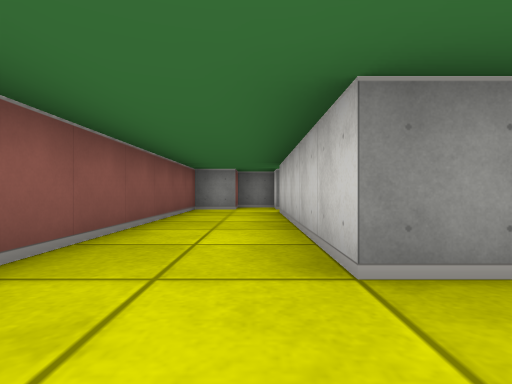
View 1 (above)

24 first-person views from a walk through a cub3D maze. The camera is about half as high as the walls, looks level and sees 80° across. The floor is counted in squares. Each view is taken from the middle of a square. On the plan, view 1 faces up. The plan holds only what a view shows up to about 9 squares ahead; the rest is blank. The place goes on beyond the plan.

View 2
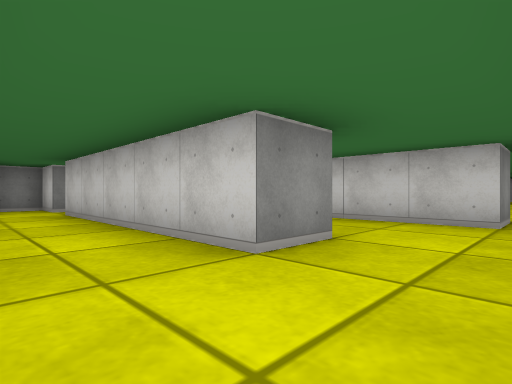

View 3
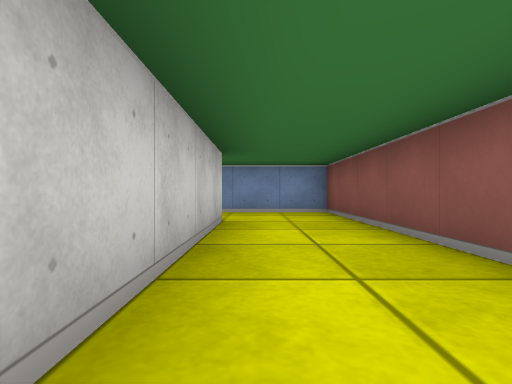

View 4
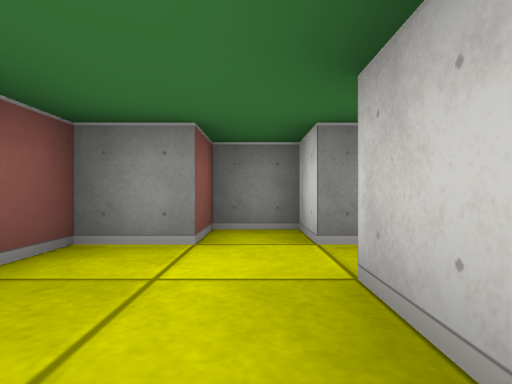

View 5
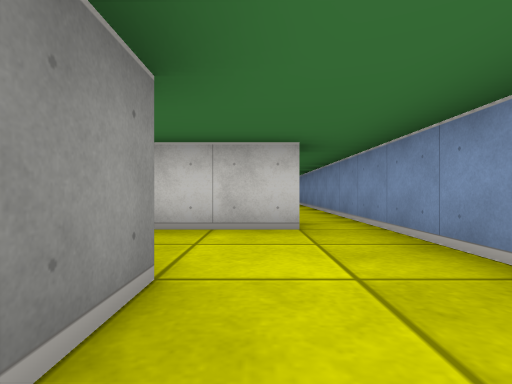

View 6
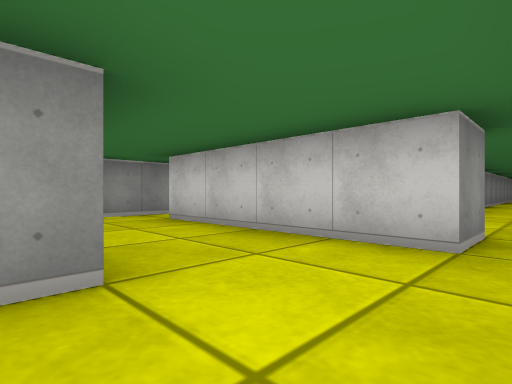

View 7
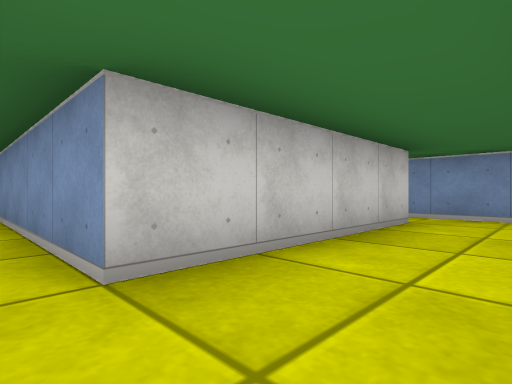

View 8
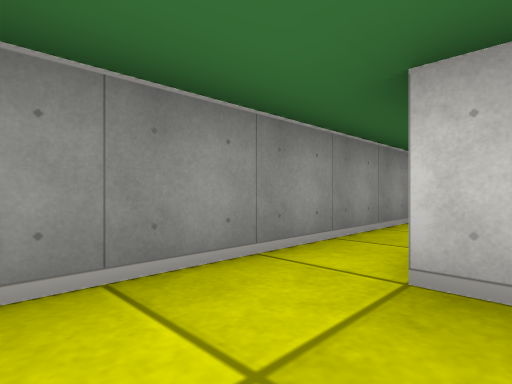

View 9
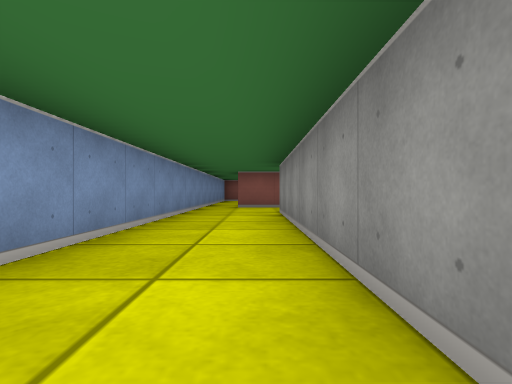

View 10
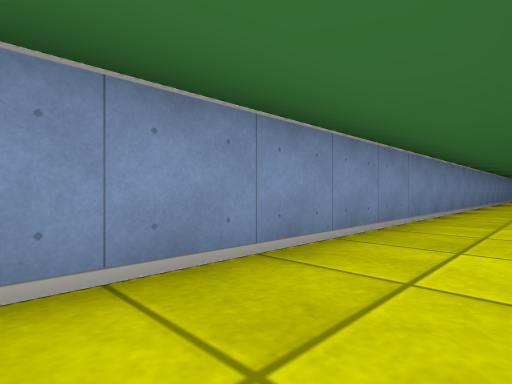

View 11
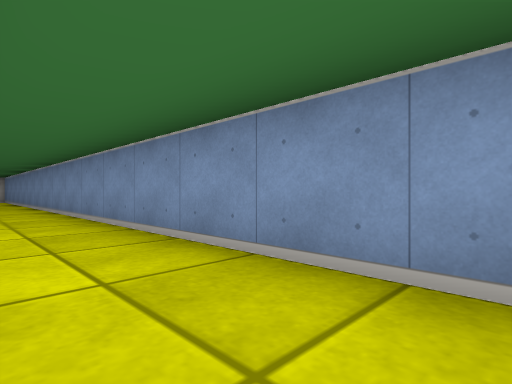

View 12
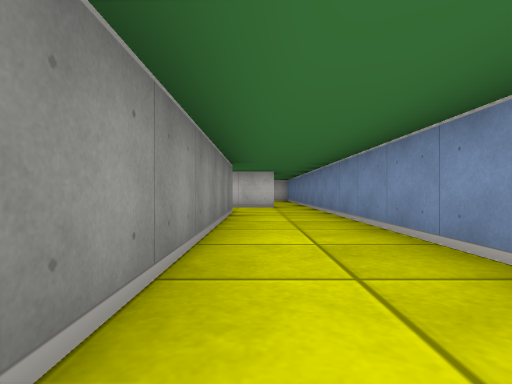

View 13
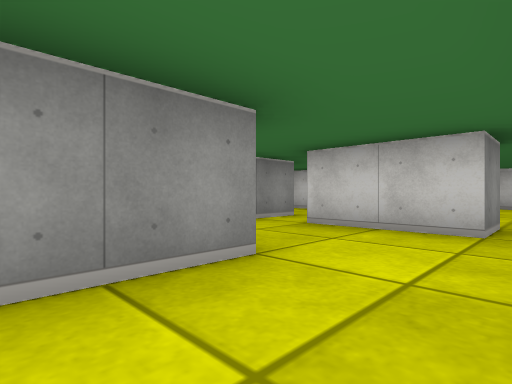

View 14
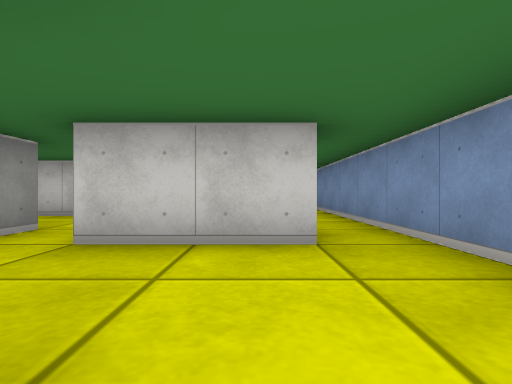

View 15
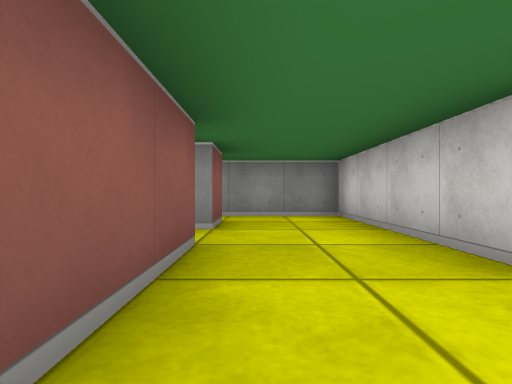

View 16
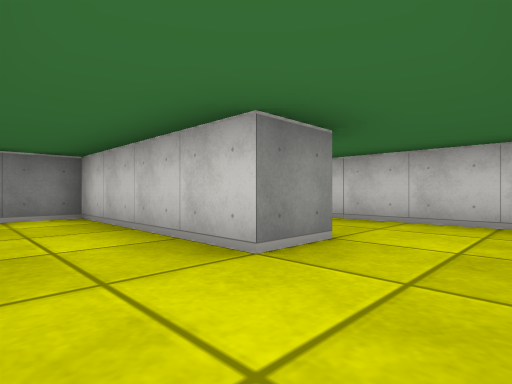

View 17
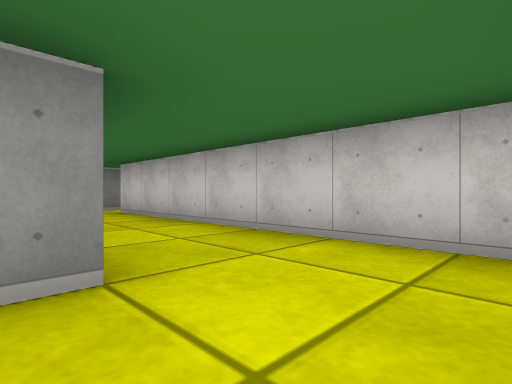

View 18
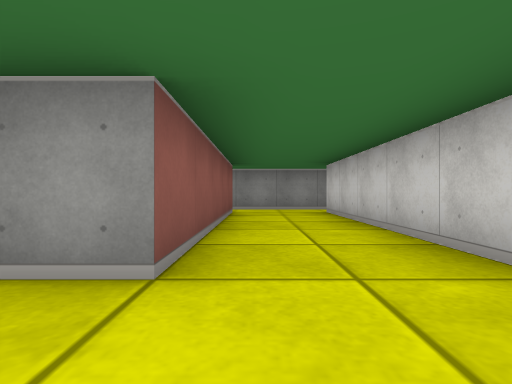

View 19
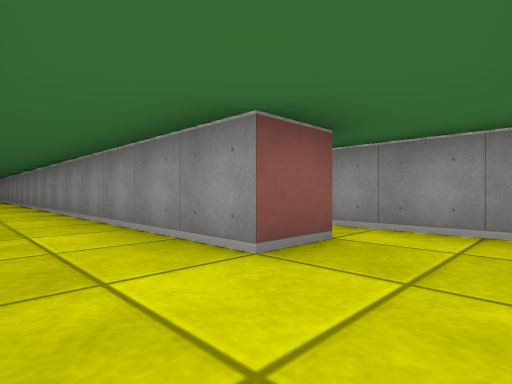

View 20
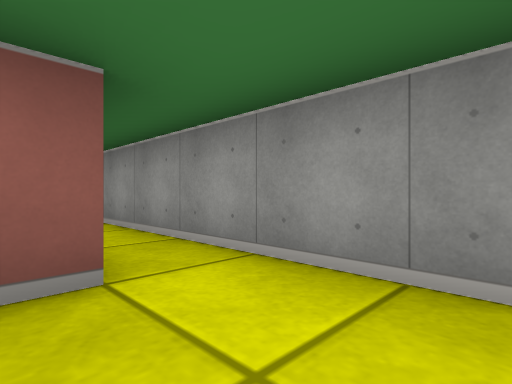

View 21
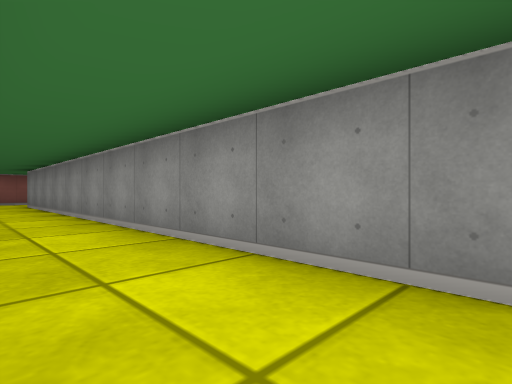

View 22
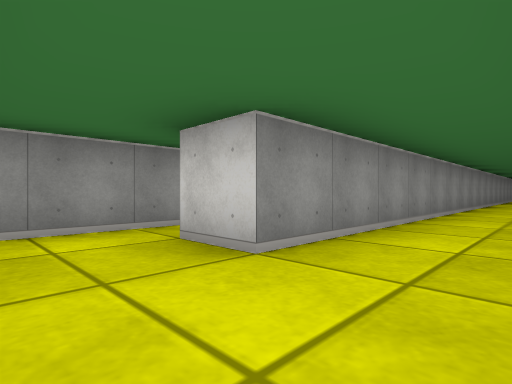

View 23
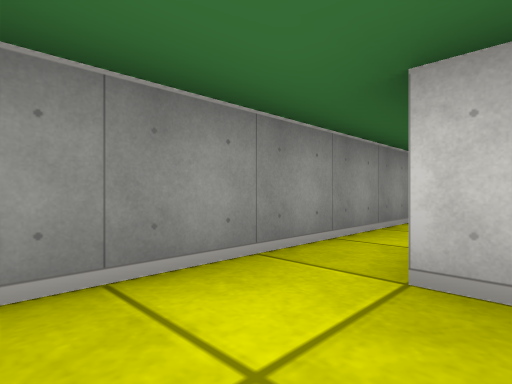

View 24
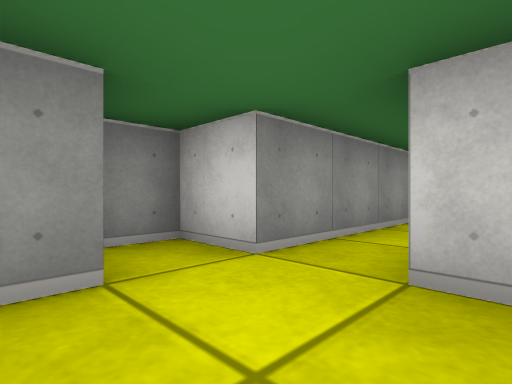

### Floor plan
Ten units are one square. View 1 is at (0, 0); x grows to the right and y downward. Boxes are objects, and circles mark ways between rooms. Rooms are numbered by the first view taken in them; rooms with no view inside come last. Other rooms are left out.
<svg viewBox="-20 -90 345 100">
<path fill="none" stroke="#000" d="M5 -15 5 -65M5 -75 5 -85 -5 -85 -5 -75 -15 -75 -15 5 5 5M65 -55 21 -55M35 -5 35 -45 78 -45M16 -15 5 -15M5 5 35 5M265 -45 265 -35M285 -35 285 -55 264 -55M235 -26 235 -15 65 -15 65 -25M255 -5 255 -25M45 -18 45 -5 35 -5M35 5 255 5M265 -25 265 -5 255 -5M285 -15 285 -25M255 5 285 5M295 -65 295 -15 285 -15M285 5 305 5M320 -75 294 -75M315 -1 315 -65M35 -75 5 -75M265 -35 255 -35M285 -25 285 -35"/>
<circle cx="10" cy="-5" r="3" fill="#2a7"/>
<circle cx="10" cy="-70" r="3" fill="#2a7"/>
<circle cx="40" cy="0" r="3" fill="#2a7"/>
<circle cx="275" cy="-40" r="3" fill="#2a7"/>
<circle cx="260" cy="0" r="3" fill="#2a7"/>
<circle cx="290" cy="-5" r="3" fill="#2a7"/>
<circle cx="275" cy="-20" r="3" fill="#2a7"/>
<text x="0" y="-40">1</text>
<text x="120" y="-50">2</text>
<text x="150" y="-10">3</text>
<text x="270" y="-10">4</text>
<text x="210" y="-70">5</text>
<text x="270" y="-30">6</text>
</svg>
Room 1 opens to room 2. Room 1 opens to room 5. Room 2 opens to room 3. Room 2 opens to room 6. Room 3 opens to room 4. Room 4 opens to room 5. Room 4 opens to room 6.

Where each view was taken, in squares from view 1:
view 1: 0 up, 0 right, facing up
view 2: 0 up, 1 left, facing up-right
view 3: 6 up, 0 right, facing down
view 4: 5 up, 0 right, facing up
view 5: 1 up, 0 right, facing right
view 6: 0 up, 1 right, facing up-right
view 7: 5 up, 2 right, facing down-right
view 8: 4 up, 2 right, facing up-right
view 9: 1 up, 13 right, facing left
view 10: 1 up, 18 right, facing down-left
view 11: 1 up, 16 right, facing down-right
view 12: 1 up, 17 right, facing right
view 13: 0 up, 22 right, facing up-right
view 14: 1 up, 23 right, facing right
view 15: 0 up, 27 right, facing up
view 16: 0 up, 27 right, facing up-right
view 17: 0 up, 29 right, facing up-right
view 18: 0 up, 30 right, facing up
view 19: 0 up, 25 right, facing up-left
view 20: 2 up, 25 right, facing up-left
view 21: 0 up, 17 right, facing up-left
view 22: 0 up, 5 right, facing up-right
view 23: 2 up, 5 right, facing up-right
view 24: 6 up, 1 left, facing up-right
